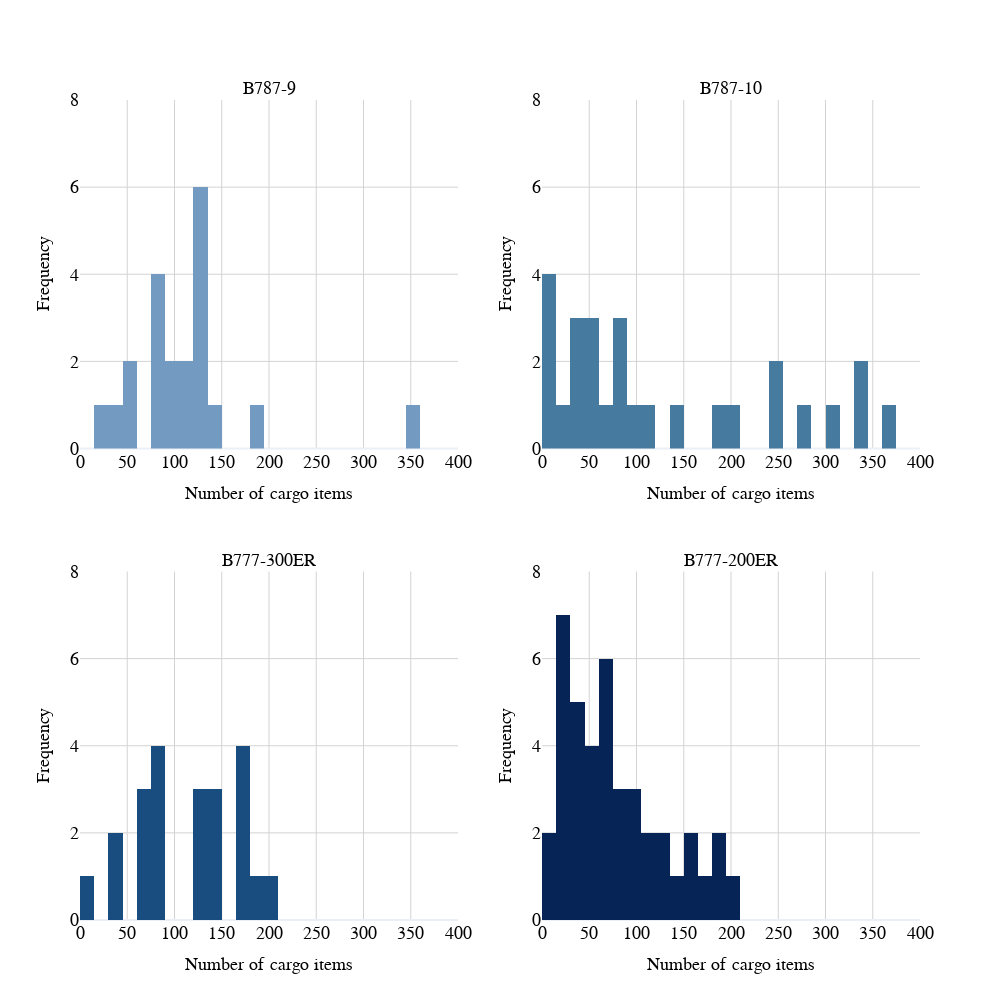

Write notebook code for a chart like this one.
### Code cell
grouped_data = combined_results[:-2][['Aircraft Type', 'Number of items_model']]
print(grouped_data['Number of items_model'].mean())


aircraft_types = {
    '77W': 'B777-300ER',
    '789': 'B787-9',
    '781': 'B787-10',
    '772': 'B777-200ER'
}

colors_box = {
    'B777-200ER': '#062556',  
    'B777-300ER': '#1a4d7f',  
    'B787-9': '#739ac1',     
    'B787-10': '#467a9e' 
}     

grouped_data['Aircraft Type'] = grouped_data['Aircraft Type'].map(aircraft_types)
grouped_data = grouped_data.groupby('Aircraft Type')['Number of items_model'].apply(list).reset_index()

order = ['B787-9', 'B787-10', 'B777-300ER', 'B777-200ER']
grouped_data['order'] = grouped_data['Aircraft Type'].apply(lambda x: order.index(x))
grouped_data = grouped_data.sort_values('order').drop(columns='order')


# Create subplots with reduced vertical spacing
fig = make_subplots(rows=2, cols=2, subplot_titles=list(grouped_data['Aircraft Type']), vertical_spacing=0.15)

# Add histograms to subplots with uniform bin sizes
row_col_map = {0: (1, 1), 1: (1, 2), 2: (2, 1), 3: (2, 2)}
bin_size = 15  # Set your desired bin size here
for idx, aircraft in enumerate(grouped_data['Aircraft Type']):
    items = grouped_data.loc[grouped_data['Aircraft Type'] == aircraft, 'Number of items_model'].values[0]
    fig.add_trace(
        go.Histogram(
            x=items, 
            xbins=dict(start=0, end=400, size=bin_size),  # Set the uniform bin size
            name=aircraft, 
            marker_color=colors_box[aircraft]
        ),
        row=row_col_map[idx][0], col=row_col_map[idx][1]
    )

# Determine the x-axis and y-axis ranges
x_range = [0, 400]
y_range = [0, 8]
x_dtick = 50
y_dtick = 2

# Update x-axis and y-axis titles and ticks for each subplot
for idx, (row, col) in row_col_map.items():
    fig.update_xaxes(title_text="Number of cargo items", row=row, col=col, title_font=dict(size=18), range=x_range, dtick=x_dtick)
    fig.update_yaxes(title_text="Frequency", row=row, col=col, title_font=dict(size=18), range=y_range, dtick=y_dtick)

# Update layout
fig.update_layout(
    template='plotly_white',
    plot_bgcolor='white',
    paper_bgcolor='white',
    font=dict(family='Arial, sans-serif', size=18, color='black'),
    height=1000,
    width=1000,
    showlegend=False
)

fig.update_xaxes(showgrid=True, gridwidth=1, gridcolor='LightGrey')
fig.update_yaxes(showgrid=True, gridwidth=1, gridcolor='LightGrey')

for annotation in fig['layout']['annotations']:
    annotation['font'] = dict(size=18)

fig.show()

### Figure 1 — Plotly figure (JSON) as saved in the notebook; plotly's stock layout.template omitted (floating-point values rounded to 4 significant figures)
{"data": [{"marker": {"color": "#739ac1"}, "name": "B787-9", "type": "histogram", "x": [132, 49, 29, 86, 75, 94, 353, 80, 75, 132, 142, 190, 115, 129, 98, 134, 133, 126, 118, 37, 49], "xaxis": "x", "xbins": {"end": 400, "size": 15, "start": 0}, "yaxis": "y"}, {"marker": {"color": "#467a9e"}, "name": "B787-10", "type": "histogram", "x": [135, 27, 338, 48, 245, 250, 12, 118, 61, 36, 7, 276, 303, 183, 89, 9, 87, 31, 200, 48, 82, 362, 7, 57, 44, 342, 93], "xaxis": "x2", "xbins": {"end": 400, "size": 15, "start": 0}, "yaxis": "y2"}, {"marker": {"color": "#1a4d7f"}, "name": "B777-300ER", "type": "histogram", "x": [76, 140, 183, 80, 134, 78, 136, 143, 128, 1, 41, 70, 173, 174, 35, 203, 64, 86, 170, 128, 70, 176], "xaxis": "x3", "xbins": {"end": 400, "size": 15, "start": 0}, "yaxis": "y3"}, {"marker": {"color": "#062556"}, "name": "B777-200ER", "type": "histogram", "x": [96, 96, 55, 65, 66, 92, 204, 38, 37, 83, 43, 27, 9, 20, 53, 15, 27, 25, 14, 17, 69, 129, 41, 105, 78, 150, 50, 73, 62, 150, 117, 136, 29, 46, 36, 174, 188, 76, 185, 72, 125], "xaxis": "x4", "xbins": {"end": 400, "size": 15, "start": 0}, "yaxis": "y4"}], "layout": {"annotations": [{"font": {"size": 18}, "showarrow": false, "text": "B787-9", "x": 0.225, "xanchor": "center", "xref": "paper", "y": 1, "yanchor": "bottom", "yref": "paper"}, {"font": {"size": 18}, "showarrow": false, "text": "B787-10", "x": 0.775, "xanchor": "center", "xref": "paper", "y": 1, "yanchor": "bottom", "yref": "paper"}, {"font": {"size": 18}, "showarrow": false, "text": "B777-300ER", "x": 0.225, "xanchor": "center", "xref": "paper", "y": 0.425, "yanchor": "bottom", "yref": "paper"}, {"font": {"size": 18}, "showarrow": false, "text": "B777-200ER", "x": 0.775, "xanchor": "center", "xref": "paper", "y": 0.425, "yanchor": "bottom", "yref": "paper"}], "font": {"color": "black", "family": "Arial, sans-serif", "size": 18}, "height": 1000, "paper_bgcolor": "white", "plot_bgcolor": "white", "showlegend": false, "width": 1000, "xaxis": {"anchor": "y", "domain": [0, 0.45], "dtick": 50, "gridcolor": "LightGrey", "gridwidth": 1, "range": [0, 400], "showgrid": true, "title": {"font": {"size": 18}, "text": "Number of cargo items"}}, "xaxis2": {"anchor": "y2", "domain": [0.55, 1], "dtick": 50, "gridcolor": "LightGrey", "gridwidth": 1, "range": [0, 400], "showgrid": true, "title": {"font": {"size": 18}, "text": "Number of cargo items"}}, "xaxis3": {"anchor": "y3", "domain": [0, 0.45], "dtick": 50, "gridcolor": "LightGrey", "gridwidth": 1, "range": [0, 400], "showgrid": true, "title": {"font": {"size": 18}, "text": "Number of cargo items"}}, "xaxis4": {"anchor": "y4", "domain": [0.55, 1], "dtick": 50, "gridcolor": "LightGrey", "gridwidth": 1, "range": [0, 400], "showgrid": true, "title": {"font": {"size": 18}, "text": "Number of cargo items"}}, "yaxis": {"anchor": "x", "domain": [0.575, 1], "dtick": 2, "gridcolor": "LightGrey", "gridwidth": 1, "range": [0, 8], "showgrid": true, "title": {"font": {"size": 18}, "text": "Frequency"}}, "yaxis2": {"anchor": "x2", "domain": [0.575, 1], "dtick": 2, "gridcolor": "LightGrey", "gridwidth": 1, "range": [0, 8], "showgrid": true, "title": {"font": {"size": 18}, "text": "Frequency"}}, "yaxis3": {"anchor": "x3", "domain": [0, 0.425], "dtick": 2, "gridcolor": "LightGrey", "gridwidth": 1, "range": [0, 8], "showgrid": true, "title": {"font": {"size": 18}, "text": "Frequency"}}, "yaxis4": {"anchor": "x4", "domain": [0, 0.425], "dtick": 2, "gridcolor": "LightGrey", "gridwidth": 1, "range": [0, 8], "showgrid": true, "title": {"font": {"size": 18}, "text": "Frequency"}}}}
